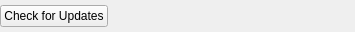
<?xml version="1.0" encoding="UTF-8"?>
<ui version="4.0">
 <class>UpdatePanel</class>
 <widget class="QWidget" name="UpdatePanel">
  <property name="geometry">
   <rect>
    <x>0</x>
    <y>0</y>
    <width>355</width>
    <height>32</height>
   </rect>
  </property>
  <property name="sizePolicy">
   <sizepolicy hsizetype="Preferred" vsizetype="Fixed">
    <horstretch>0</horstretch>
    <verstretch>0</verstretch>
   </sizepolicy>
  </property>
  <layout class="QHBoxLayout" name="horizontalLayout">
   <property name="leftMargin">
    <number>0</number>
   </property>
   <property name="topMargin">
    <number>0</number>
   </property>
   <property name="rightMargin">
    <number>0</number>
   </property>
   <property name="bottomMargin">
    <number>0</number>
   </property>
   <item>
    <widget class="QPushButton" name="checkButton">
     <property name="text">
      <string>Check for Updates</string>
     </property>
    </widget>
   </item>
   <item>
    <widget class="QLabel" name="loaderLabel"/>
   </item>
   <item>
    <widget class="QLabel" name="statusLabel">
     <property name="font">
      <font>
       <italic>true</italic>
      </font>
     </property>
     <property name="textFormat">
      <enum>Qt::PlainText</enum>
     </property>
    </widget>
   </item>
   <item>
    <spacer name="horizontalSpacer">
     <property name="orientation">
      <enum>Qt::Horizontal</enum>
     </property>
     <property name="sizeHint" stdset="0">
      <size>
       <width>0</width>
       <height>20</height>
      </size>
     </property>
    </spacer>
   </item>
  </layout>
 </widget>
 <resources/>
 <connections/>
</ui>
